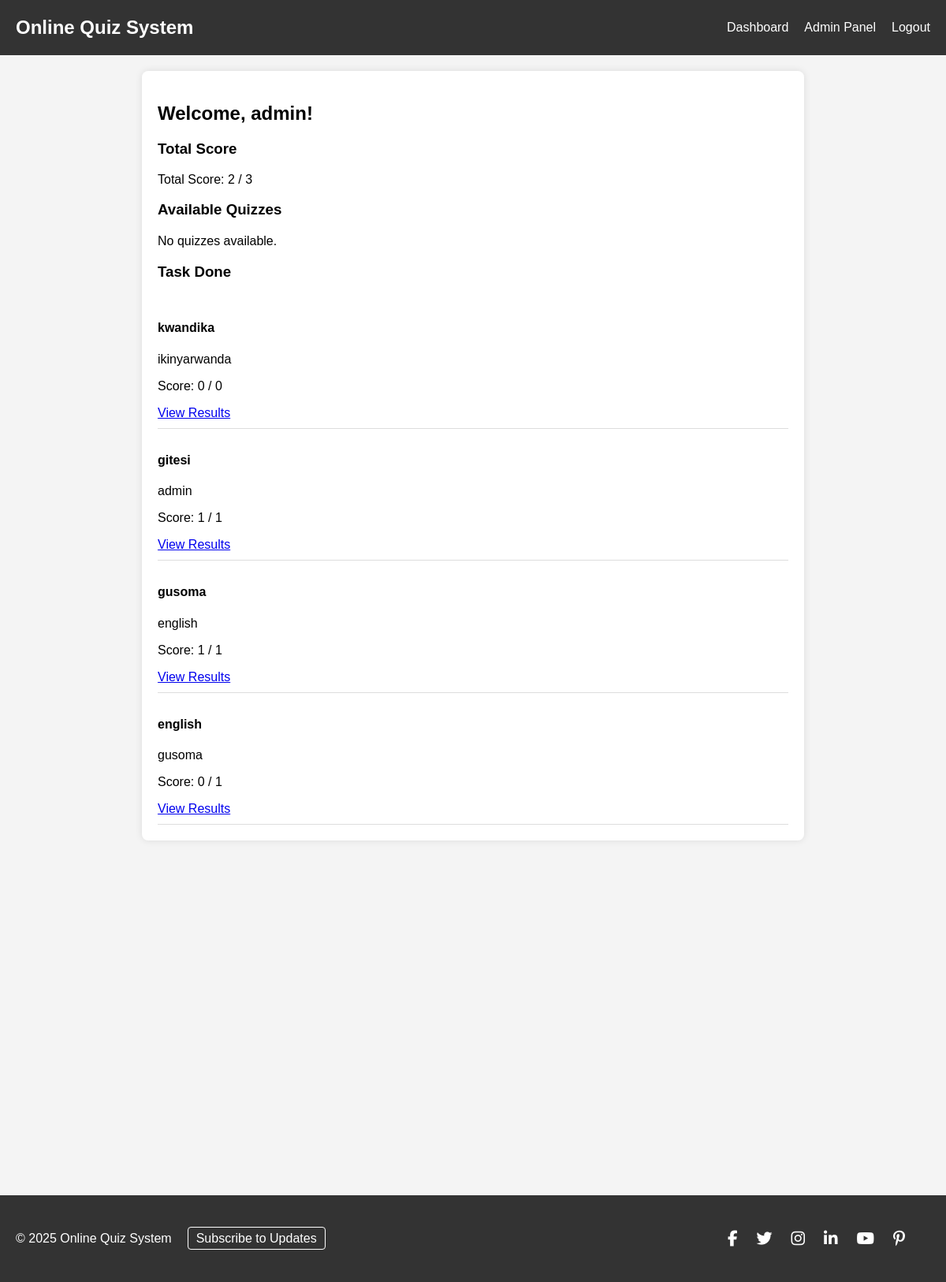
/dashboard.php (signed in), run on the app's committed database.
### tables this page shows
CREATE TABLE `results` (
  `id` int(11) NOT NULL,
  `user_id` int(11) NOT NULL,
  `quiz_id` int(11) NOT NULL,
  `score` int(11) NOT NULL,
  `total_questions` int(11) NOT NULL,
  `created_at` timestamp NOT NULL DEFAULT current_timestamp()
);

CREATE TABLE `quizzes` (
  `id` int(11) NOT NULL,
  `title` varchar(255) NOT NULL,
  `description` text DEFAULT NULL,
  `created_at` timestamp NOT NULL DEFAULT current_timestamp()
);

### dashboard.php (the view, shortened to what this page needs)
<?php
require_once 'header.php';
$stmt = $pdo->prepare("
    SELECT COALESCE(SUM(score), 0) as total_score, COALESCE(SUM(total_questions), 0) as total_questions
    FROM results
    WHERE user_id = ?
");
$stmt->execute([$_SESSION['user_id']]);
$total_result = $stmt->fetch();
$total_score = $total_result['total_score'];
$total_questions = $total_result['total_questions'];
$stmt = $pdo->prepare("
    SELECT q.id, q.title, q.description
    FROM quizzes q
    LEFT JOIN results r ON q.id = r.quiz_id AND r.user_id = ?
    WHERE r.id IS NULL
");
$stmt->execute([$_SESSION['user_id']]);
$available_quizzes = $stmt->fetchAll();
$stmt = $pdo->prepare("
    SELECT q.id, q.title, q.description, r.score, r.total_questions
    FROM quizzes q
    JOIN results r ON q.id = r.quiz_id
    WHERE r.user_id = ?
");
$stmt->execute([$_SESSION['user_id']]);
$completed_quizzes = $stmt->fetchAll();
?>
<h2>Welcome, <?php echo htmlspecialchars($_SESSION['role']); ?>!</h2>
<h3>Total Score</h3>
<p>
    <?php if ($total_questions > 0): ?>
        Total Score: <?php echo $total_score; ?> / <?php echo $total_questions; ?>
    <?php else: ?>
        You haven't completed any quizzes yet.
    <?php endif; ?>
</p>
<h3>Available Quizzes</h3>
<div class="quiz-list">
    <?php if (empty($available_quizzes)): ?>
        <p>No quizzes available.</p>
    <?php endif; ?>
</div>
<h3>Task Done</h3>
<div class="quiz-list">
    <?php if (empty($completed_quizzes)): ?>
        <p>No quizzes completed.</p>
    <?php else: ?>
        <?php foreach ($completed_quizzes as $quiz): ?>
            <div>
                <h4><?php echo htmlspecialchars($quiz['title']); ?></h4>
                <p><?php echo htmlspecialchars($quiz['description']); ?></p>
                <p>Score: <?php echo $quiz['score']; ?> / <?php echo $quiz['total_questions']; ?></p>
                <a href="quiz_result.php?quiz_id=<?php echo $quiz['id']; ?>">View Results</a>
            </div>
        <?php endforeach; ?>
    <?php endif; ?>
</div>
<?php require_once 'footer.php'; ?>

### header.php (shortened to what this page needs)
<!DOCTYPE html>
<html lang="en">
<head>
    <link rel="stylesheet" href="style.css">
</head>
<body>
    <header>
        <nav>
            <h1>Online Quiz System</h1>
            <ul>
                <?php if (isset($_SESSION['user_id'])): ?>
                    <li><a href="dashboard.php">Dashboard</a></li>
                    <?php if ($_SESSION['role'] === 'admin'): ?>
                        <li><a href="admin_index.php">Admin Panel</a></li>
                    <?php endif; ?>
                    <li><a href="logout.php">Logout</a></li>
                <?php else: ?>
                    <li><a href="login.php">Login</a></li>
                    <li><a href="register.php">Register</a></li>
                <?php endif; ?>
            </ul>
        </nav>
    </header>
    <main>

### footer.php (shortened to what this page needs)
</main>
    <footer>
        <link rel="stylesheet" href="https://cdnjs.cloudflare.com/ajax/libs/font-awesome/6.4.2/css/all.min.css">
        <div class="footer">
            <p class="copyright">© 2025 Online Quiz System</p>
            <div class="newsletter">
                <a href="/subscribe" aria-label="Subscribe to newsletter">Subscribe to Updates</a>
            </div>
            <div class="social-icons">
                <a href="https://www.facebook.com" target="_blank" aria-label="Facebook"><i class="fab fa-facebook-f"></i></a>
                <a href="https://www.twitter.com" target="_blank" aria-label="Twitter"><i class="fab fa-twitter"></i></a>
                <a href="https://www.instagram.com" target="_blank" aria-label="Instagram"><i class="fab fa-instagram"></i></a>
                <a href="https://www.linkedin.com" target="_blank" aria-label="LinkedIn"><i class="fab fa-linkedin-in"></i></a>
                <a href="https://www.youtube.com" target="_blank" aria-label="YouTube"><i class="fab fa-youtube"></i></a>
                <a href="https://www.pinterest.com" target="_blank" aria-label="Pinterest"><i class="fab fa-pinterest-p"></i></a>
            </div>
        </div>
    </footer>
</body>
</html>

### style.css (style rules this page uses)
body { font-family: Arial, sans-serif; margin: 0; padding: 0; background-color: #f4f4f4; }
header { background-color: #333; color: white; padding: 10px 20px; }
nav { display: flex; justify-content: space-between; align-items: center; }
nav h1 { margin: 0; }
nav ul { list-style: none; display: flex; gap: 20px; }
nav ul li a { color: white; text-decoration: none; }
main { max-width: 800px; margin: 20px auto; padding: 20px; background: white; border-radius: 8px; box-shadow: 0 0 10px rgba(0,0,0,0.1); }
.quiz-list, .question-list { margin-top: 20px; }
.quiz-list div, .question-list div { border-bottom: 1px solid #ddd; padding: 10px 0; }

### footer.php (style rules this page uses)
.footer { background-color: #333; color: white; padding: 15px 20px; margin-top: 450px; min-height: 80px; display: flex; align-items: center; justify-content: space-between; flex-wrap: wrap; position: relative; }
.footer p { margin: 0; }
.social-icons { margin-left: auto; margin-right: 20px; display: flex; align-items: center; }
.social-icons a { color: white; margin: 0 12px; font-size: 20px; text-decoration: none; transition: color 0.3s; position: relative; }
.social-icons a[aria-label]::after { content: attr(aria-label); position: absolute; top: -30px; left: 50%; transform: translateX(-50%); background: #555; color: white; padding: 5px 10px; border-radius: 4px; font-size: 12px; opacity: 0; transition: opacity 0.3s; pointer-events: none; }
.copyright { margin-left: 20px; }
.newsletter { margin: 0 20px; }
.newsletter a { color: #fff; text-decoration: none; border: 1px solid #fff; padding: 5px 10px; border-radius: 4px; transition: background 0.3s; }

### data on the page
results: quiz.title "kwandika", quiz.description "ikinyarwanda", score "0", total_questions "0"
results: quiz.title "gitesi", quiz.description "admin", score "1", total_questions "1"
results: quiz.title "gusoma", quiz.description "english", score "1", total_questions "1"
results: quiz.title "english", quiz.description "gusoma", score "0", total_questions "1"

### other printed values
$_SESSION['role'] "admin"
$total_score "2"
$total_questions "3"
